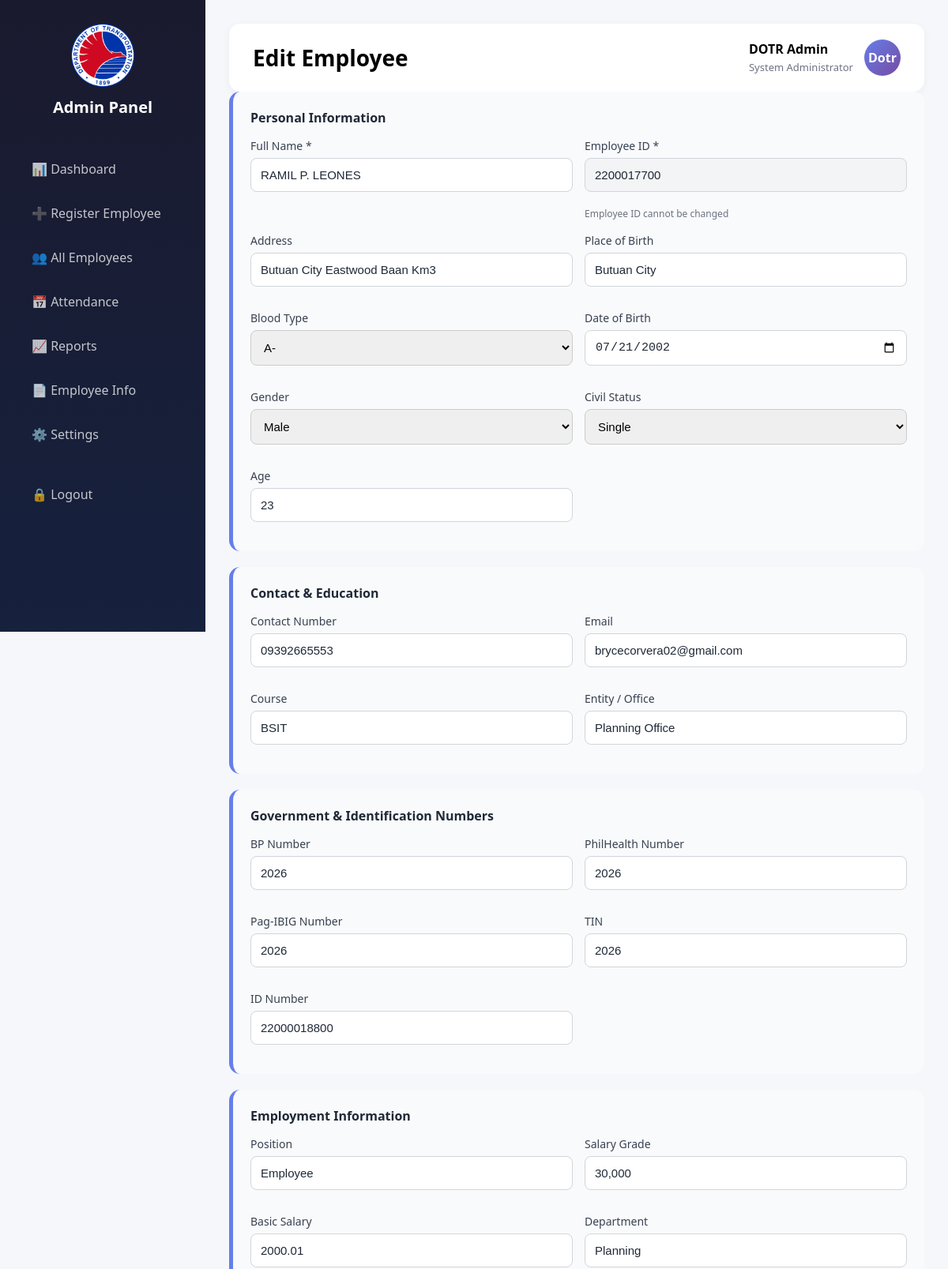
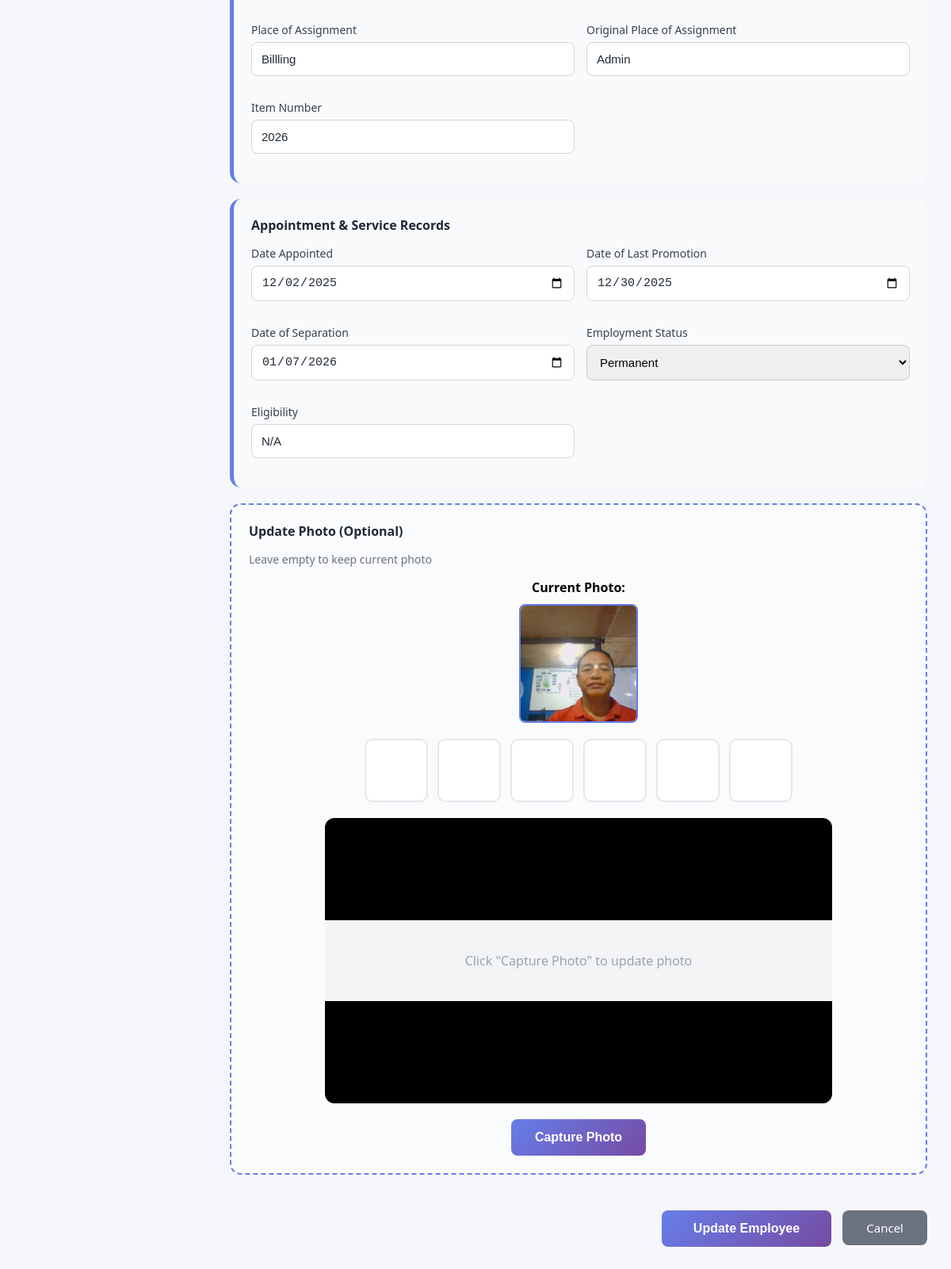
The page /admin/employee/edit/9 (signed in) on the database its author committed (2 pictures, top to bottom).
### tables this page shows
CREATE TABLE employees (
    id INTEGER PRIMARY KEY AUTOINCREMENT,
    full_name TEXT,
    employee_code TEXT,
    department TEXT,
    position TEXT,
    status TEXT DEFAULT 'Active'
, address TEXT, place_of_birth TEXT, blood_type TEXT, date_of_birth TEXT, gender TEXT, civil_status TEXT, age INTEGER, contact_number TEXT, email TEXT, course TEXT, entity_office TEXT, bp_number TEXT, philhealth_number TEXT, pagibig_number TEXT, tin TEXT, id_number TEXT, salary_grade TEXT, basic_salary REAL, place_of_assignment TEXT, original_place_of_assignment TEXT, item_number TEXT, date_appointed TEXT, date_of_last_promotion TEXT, date_of_separation TEXT, employment_status TEXT, eligibility TEXT, created_at TIMESTAMP DEFAULT CURRENT_TIMESTAMP, photo_path TEXT);

### app.py (the view, shortened to what this page needs)
@app.route("/admin/employee/edit/<int:employee_id>", methods=["GET", "POST"])
@admin_required
def edit_employee(employee_id):
    db = get_db()
    cur = db.cursor()
    cur.execute("SELECT * FROM employees WHERE id=?", (employee_id,))
    employee = cur.fetchone()
    if not employee:
        return redirect(url_for("admin_employees"))
    return render_template("admin/edit_employee.html", employee=employee)

### app.py (called while the page is built)
def get_db():
    if "db" not in g:
        g.db = sqlite3.connect(DATABASE)
        g.db.row_factory = sqlite3.Row
    return g.db

def admin_required(f):
    @wraps(f)
    def wrapper(*args, **kwargs):
        if not session.get("admin_logged_in"):
            return redirect(url_for("admin_login"))
        return f(*args, **kwargs)
    return wrapper

@app.after_request
def hide_server_header(response):
    response.headers['Server'] = 'SecureServer'
    return response

### templates/admin/edit_employee.html (shortened to what this page needs)
{% extends "admin/base.html" %}
{% block title %}Edit Employee{% endblock %}
{% block content %}
<div class="section active">
  <form id="editForm" method="POST" action="{{ url_for('edit_employee', employee_id=employee.id) }}">
    <div class="register-card">
      <h5>Personal Information</h5>
      <div class="form-grid">
        <div>
          <label>Full Name *</label>
          <input type="text" name="full_name" value="{{ employee.full_name or '' }}" required>
        </div>
        <div>
          <label>Employee ID *</label>
          <input type="text" name="employee_id" value="{{ employee.employee_code or '' }}" required readonly style="background: #f3f4f6; cursor: not-allowed;">
          <small style="color: #6b7280; font-size: 12px;">Employee ID cannot be changed</small>
        </div>
        <div>
          <label>Address</label>
          <input type="text" name="address" value="{{ employee.address or '' }}">
        </div>
        <div>
          <label>Place of Birth</label>
          <input type="text" name="place_of_birth" value="{{ employee.place_of_birth or '' }}">
        </div>
        <div>
          <label>Blood Type</label>
          <select name="blood_type">
            <option value="A-" {% if employee.blood_type == 'A-' %}selected{% endif %}>A-</option>
          </select>
        </div>
        <div>
          <label>Date of Birth</label>
          <input type="date" name="date_of_birth" value="{{ employee.date_of_birth or '' }}">
        </div>
        <div>
          <label>Gender</label>
          <select name="gender">
            <option value="Male" {% if employee.gender == 'Male' %}selected{% endif %}>Male</option>
          </select>
        </div>
        <div>
          <label>Civil Status</label>
          <select name="civil_status">
            <option value="Single" {% if employee.civil_status == 'Single' %}selected{% endif %}>Single</option>
          </select>
        </div>
        <div>
          <label>Age</label>
          <input type="number" name="age" min="18" max="100" value="{{ employee.age or '' }}">
        </div>
      </div>
    </div>
    <div class="register-card">
      <h5>Contact & Education</h5>
      <div class="form-grid">
        <div>
          <label>Contact Number</label>
          <input type="tel" name="contact_number" value="{{ employee.contact_number or '' }}">
        </div>
        <div>
          <label>Email</label>
          <input type="email" name="email" value="{{ employee.email or '' }}">
        </div>
        <div>
          <label>Course</label>
          <input type="text" name="course" value="{{ employee.course or '' }}">
        </div>
        <div>
          <label>Entity / Office</label>
          <input type="text" name="entity_office" value="{{ employee.entity_office or '' }}">
        </div>
      </div>
    </div>
    <div class="register-card">
      <h5>Government & Identification Numbers</h5>
      <div class="form-grid">
        <div>
          <label>BP Number</label>
          <input type="text" name="bp_number" value="{{ employee.bp_number or '' }}">
        </div>
        <div>
          <label>PhilHealth Number</label>
          <input type="text" name="philhealth_number" value="{{ employee.philhealth_number or '' }}">
        </div>
        <div>
          <label>Pag-IBIG Number</label>
          <input type="text" name="pagibig_number" value="{{ employee.pagibig_number or '' }}">
        </div>
        <div>
          <label>TIN</label>
          <input type="text" name="tin" value="{{ employee.tin or '' }}">
        </div>
        <div>
          <label>ID Number</label>
          <input type="text" name="id_number" value="{{ employee.id_number or '' }}">
        </div>
      </div>
    </div>
    <div class="register-card">
      <h5>Employment Information</h5>
      <div class="form-grid">
        <div>
          <label>Position</label>
          <input type="text" name="position" value="{{ employee.position or '' }}">
        </div>
        <div>
          <label>Salary Grade</label>
          <input type="text" name="salary_grade" value="{{ employee.salary_grade or '' }}">
        </div>
        <div>
          <label>Basic Salary</label>
          <input type="number" name="basic_salary" step="0.01" value="{{ employee.basic_salary or '' }}">
        </div>
        <div>
          <label>Department</label>
          <input type="text" name="department" value="{{ employee.department or '' }}">
        </div>
        <div>
          <label>Place of Assignment</label>
          <input type="text" name="place_of_assignment" value="{{ employee.place_of_assignment or '' }}">
        </div>
        <div>
          <label>Original Place of Assignment</label>
          <input type="text" name="original_place_of_assignment" value="{{ employee.original_place_of_assignment or '' }}">
        </div>
        <div>
          <label>Item Number</label>
          <input type="text" name="item_number" value="{{ employee.item_number or '' }}">
        </div>
      </div>
    </div>
    <div class="register-card">
      <h5>Appointment & Service Records</h5>
      <div class="form-grid">
        <div>
          <label>Date Appointed</label>
          <input type="date" name="date_appointed" value="{{ employee.date_appointed or '' }}">
        </div>
        <div>
          <label>Date of Last Promotion</label>
          <input type="date" name="date_of_last_promotion" value="{{ employee.date_of_last_promotion or '' }}">
        </div>
        <div>
          <label>Date of Separation</label>
          <input type="date" name="date_of_separation" value="{{ employee.date_of_separation or '' }}">
        </div>
        <div>
          <label>Employment Status</label>
          <select name="employment_status">
            <option value="Permanent" {% if employee.employment_status == 'Permanent' %}selected{% endif %}>Permanent</option>
          </select>
        </div>
        <div>
          <label>Eligibility</label>
          <input type="text" name="eligibility" value="{{ employee.eligibility or '' }}">
        </div>
      </div>
    </div>
    <div class="register-card facial-capture-section">
      <h5>Update Photo (Optional)</h5>
      <p style="color: #6b7280; margin-bottom: 15px; font-size: 14px;">Leave empty to keep current photo</p>
      {% if employee.photo_path %}
      <div style="text-align: center; margin-bottom: 15px;">
        <p style="margin-bottom: 10px; font-weight: 600;">Current Photo:</p>
        <img src="{{ url_for('static', filename=employee.photo_path) }}"
             alt="Current Photo"
             style="width: 150px; height: 150px; object-fit: cover; border-radius: 8px; border: 2px solid #667eea;">
      </div>
      {% endif %}
      <div class="facial-capture-container">
        <div class="capture-slots">
          <div class="capture-slot" id="slot-0">
          </div>
          <div class="capture-slot" id="slot-1">
          </div>
          <div class="capture-slot" id="slot-2">
          </div>
          <div class="capture-slot" id="slot-3">
          </div>
          <div class="capture-slot" id="slot-4">
          </div>
          <div class="capture-slot" id="slot-5">
          </div>
        </div>
        <div class="camera-preview-container">
          <div id="cameraPlaceholder" class="camera-placeholder">
            <p>Click "Capture Photo" to update photo</p>
          </div>
        </div>
        <button type="button" id="captureBtn" class="capture-photo-btn">Capture Photo</button>
      </div>
    </div>
    <div class="register-actions">
      <button type="submit" class="register-submit-btn">Update Employee</button>
      <a href="{{ url_for('admin_employee_info', id=employee.id) }}"
         class="btn-secondary"
         style="padding: 12px 30px; text-decoration: none; display: inline-block; margin-left: 10px;">
        Cancel
      </a>
    </div>
  </form>
</div>
{% endblock %}

### static/admin.css (style rules this page uses)
* { margin:0;padding:0;box-sizing:border-box }
body { font-family:Segoe UI,Roboto,sans-serif;background:#f5f7fa }
.section { display:none }
.section.active { display:block;animation:fade .3s }
input,select,button { padding:12px;border-radius:8px;border:1px solid #ccc; font-size:15px;width:100% }
input[type="text"], input[type="email"], input[type="tel"], input[type="number"], input[type="date"], input[type="month"] { background:#fff; border:1px solid #d1d5db; color:#1f2937; font-size:15px; transition:all .3s }
input[type="text"]::placeholder, input[type="email"]::placeholder, input[type="tel"]::placeholder { color:#9ca3af; opacity:1 }
button { background:linear-gradient(135deg,#667eea,#764ba2); color:#fff;border:none;cursor:pointer }
.form-grid { display:grid;grid-template-columns:repeat(2,1fr);gap:15px }
.register-card { background:#f9fafb; border-radius:14px; padding:22px; border-left:5px solid #667eea; margin-bottom:20px }
.register-card h5 { font-size:16px; font-weight:600; margin-bottom:15px; color:#1f2937 }
.register-card .form-grid { margin-top:10px }
.register-actions { margin-top:25px; text-align:right }
.register-submit-btn { width:auto; padding:14px 40px; font-size:16px; font-weight:600; margin-top:20px }
.register-card label { display:block; margin-bottom:6px; font-size:14px; font-weight:500; color:#374151 }
.register-card input[type="text"], .register-card input[type="email"], .register-card input[type="tel"], .register-card input[type="number"], .register-card input[type="date"], .register-card select { margin-bottom:15px }
.facial-capture-section { border:2px dashed #667eea; background:#fafbfc }
.facial-capture-container { margin-top:15px }
.capture-slots { display:flex; gap:12px; margin-bottom:20px; justify-content:center }
.capture-slot { width:80px; height:80px; border:2px solid #e5e7eb; border-radius:10px; background:#fff; display:flex; align-items:center; justify-content:center; position:relative; transition:all .3s; cursor:pointer }
.camera-preview-container { width:100%; max-width:640px; margin:0 auto 20px; border-radius:12px; overflow:hidden; background:#000; position:relative; min-height:360px; display:flex; align-items:center; justify-content:center }
.camera-placeholder { padding:40px; text-align:center; color:#6b7280; background:#f3f4f6; width:100%; height:100%; display:flex; align-items:center; justify-content:center }
.camera-placeholder p { font-size:16px; color:#9ca3af }
.capture-photo-btn { width:auto; padding:14px 30px; font-size:16px; font-weight:600; display:block; margin:0 auto; max-width:300px; transition:all .3s }
.btn-secondary { background:#6b7280; color:#fff; padding:12px 20px; border-radius:8px; border:none; cursor:pointer; font-size:15px; transition:all .3s }

### templates/admin/base.html (style rules this page uses)
body:not(.loading) { opacity: 1 !important; }

### rows shown on the page
employees: full_name "RAMIL P. LEONES", employee_id "2200017700", address "Butuan City Eastwood Baan Km3", place_of_birth "Butuan City", blood_type "A-", date_of_birth "07/21/2002", gender "Male", civil_status "Single", age "23", contact_number "09392665553", email "brycecorvera02@gmail.com", course "BSIT", entity_office "Planning Office", bp_number "2026", philhealth_number "2026", pagibig_number "2026", tin "2026", id_number "22000018800", position "Employee", salary_grade "30,000", basic_salary "2000.01", department "Planning", place_of_assignment "Billling", original_place_of_assignment "Admin", item_number "2026", date_appointed "12/02/2025", date_of_last_promotion "12/30/2025", date_of_separation "01/07/2026", employment_status "Permanent", eligibility "N/A", photo_path (picture)
